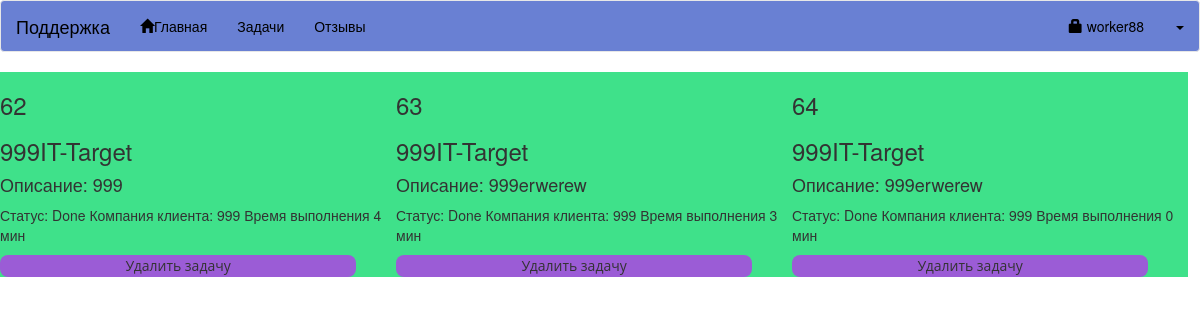
Screenshot of /user/tasks.php (signed in) with the database file from the repository.
### tables this page shows
CREATE TABLE `user` (
  `userid` int(11) NOT NULL,
  `username` varchar(30) NOT NULL,
  `password` varchar(150) NOT NULL,
  `uname` varchar(60) NOT NULL,
  `photo` varchar(200) NOT NULL,
  `access` int(1) NOT NULL,
  `company` varchar(255) DEFAULT NULL,
  `has_review` varchar(255) DEFAULT NULL
);

CREATE TABLE `tasks` (
  `taskid` int(11) NOT NULL,
  `name` varchar(50) NOT NULL,
  `description` varchar(150) NOT NULL,
  `workerId` int(11) DEFAULT NULL,
  `status_task` varchar(255) DEFAULT NULL,
  `createdBy` int(11) DEFAULT NULL,
  `clientCompany` varchar(255) DEFAULT NULL,
  `start_time` datetime DEFAULT NULL,
  `end_time` datetime DEFAULT NULL,
  `result_time` int(11) DEFAULT NULL
);

### user/session.php (called while the page is built, shortened)
<?php
	include('../conn.php');
	$sq=mysqli_query($conn,"select * from `user` where userid='".$_SESSION['id']."'");
	$srow=mysqli_fetch_array($sq);
	$user=$srow['username'];

### user/fetch-tasks.php (the view, shortened to what this page needs)
<?php
include('../conn.php');
include('session.php');
$query = "SELECT taskid, name, description, workerId, status_task, clientCompany, result_time FROM tasks WHERE name LIKE '%{$_SESSION['company']}%'";
$result = mysqli_query($conn, $query);
?>
<?php
if (mysqli_num_rows($result) > 0) {
  while ($data = mysqli_fetch_assoc($result)) {
?>
    <?php
    if ($data['status_task'] == 'Done') {
    ?>
      <div class="data-card done">
      <?php
    } else {
      ?>
        <div class="data-card">
        <?php } ?>
        <h3 id="id"><?php echo $data['taskid'] ?></h3>
        <h3>
          <?php echo $data['name']; ?>
        </h3>
        <h4> Описание:
          <?php echo $data['description']; ?>
        </h4>
        <span class="link-text">
          Статус:
          <?php echo $data['status_task'] ?>
        </span>
        <span class="link-text">
          Компания клиента:
          <?php echo $data['clientCompany'] ?>
        </span>
        <span class="link-text">
          <?php
          if ($data['result_time'] !== null) {
          ?>
            Время выполнения
            <?php echo $data['result_time'] ?>
            мин
        </span>
      <?php       } ?>
      <div class="button-flex">
        <button class='btn-primary-new btn-remove'>Удалить задачу</button>
      </div>
        </div>
      <?php
    }
  } else { ?>
      <tr>
        <td colspan="8">No data found</td>
      </tr>
    <?php } ?>

### user/navbar.php (shortened to what this page needs)
<nav class="navbar navbar-default">
	<div class="container-fluid">
		<div class="navbar-header">
			<a class="navbar-brand">Поддержка</a>
		</div>
		<ul class="nav navbar-nav">
			<li><a href="index.php"><span class="glyphicon glyphicon-home"></span>Главная</a></li>
			<li><a href="./tasks.php">Задачи</a></li>
			<li><a href="./reviews.php">Отзывы</a></li>
		</ul>
		<ul class="nav navbar-nav navbar-right">
			<li><a href="#account" data-toggle="modal"><span class="glyphicon glyphicon-lock"></span> <?php echo $user; ?></a></li>
			<li class="dropdown">
				<a class="dropdown-toggle" data-toggle="dropdown" href="#"><span class="caret"></span></a>
			</li>
		</ul>
	</div>
</nav>

### css/style.css (style rules this page uses)
html { font-family: "Courier New", Courier, monospace; }
.btn-primary-new { background-color: rgb(155, 92, 214) !important; border-radius: 8px; font-family: "Open Sans", sans-serif !important; border: none; width: 90%; margin-top: 10px; }
.navbar-default { background-color: #6980d3; }
.navbar a { color: black !important; }
.data-card { width: 33%; }
.data-card.done { background-color: rgb(63, 225, 138); width: 33%; }

### rows the page displays
user: username "worker88"
tasks: taskid "62", name "999IT-Target", description "999", status_task "Done", clientCompany "999", result_time "4"
tasks: taskid "63", name "999IT-Target", description "999erwerew", status_task "Done", clientCompany "999", result_time "3"
tasks: taskid "64", name "999IT-Target", description "999erwerew", status_task "Done", clientCompany "999", result_time "0"
